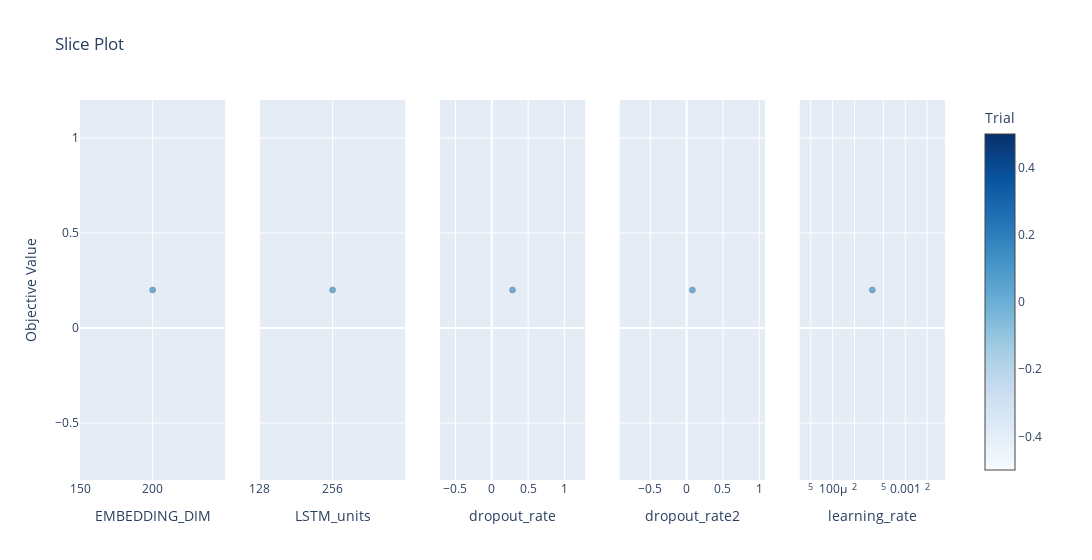

The notebook cell saved with this chart:
### Code cell
optuna.visualization.plot_slice(study,params=['dropout_rate','dropout_rate2','LSTM_units','EMBEDDING_DIM','learning_rate'])

### Figure 1 — Plotly figure (JSON) as saved in the notebook; plotly's stock layout.template omitted (floating-point values rounded to 4 significant figures)
{"data": [{"marker": {"color": [0], "colorbar": {"title": {"text": "Trial"}, "x": 1, "xpad": 40}, "colorscale": [[0, "rgb(247,251,255)"], [0.125, "rgb(222,235,247)"], [0.25, "rgb(198,219,239)"], [0.375, "rgb(158,202,225)"], [0.5, "rgb(107,174,214)"], [0.625, "rgb(66,146,198)"], [0.75, "rgb(33,113,181)"], [0.875, "rgb(8,81,156)"], [1, "rgb(8,48,107)"]], "line": {"color": "Grey", "width": 0.5}, "showscale": true}, "mode": "markers", "name": "Feasible Trial", "showlegend": false, "type": "scatter", "x": [200], "xaxis": "x", "y": [0.2], "yaxis": "y"}, {"marker": {"color": [0], "colorbar": {"title": {"text": "Trial"}, "x": 1, "xpad": 40}, "colorscale": [[0, "rgb(247,251,255)"], [0.125, "rgb(222,235,247)"], [0.25, "rgb(198,219,239)"], [0.375, "rgb(158,202,225)"], [0.5, "rgb(107,174,214)"], [0.625, "rgb(66,146,198)"], [0.75, "rgb(33,113,181)"], [0.875, "rgb(8,81,156)"], [1, "rgb(8,48,107)"]], "line": {"color": "Grey", "width": 0.5}, "showscale": false}, "mode": "markers", "name": "Feasible Trial", "showlegend": false, "type": "scatter", "x": [256], "xaxis": "x2", "y": [0.2], "yaxis": "y2"}, {"marker": {"color": [0], "colorbar": {"title": {"text": "Trial"}, "x": 1, "xpad": 40}, "colorscale": [[0, "rgb(247,251,255)"], [0.125, "rgb(222,235,247)"], [0.25, "rgb(198,219,239)"], [0.375, "rgb(158,202,225)"], [0.5, "rgb(107,174,214)"], [0.625, "rgb(66,146,198)"], [0.75, "rgb(33,113,181)"], [0.875, "rgb(8,81,156)"], [1, "rgb(8,48,107)"]], "line": {"color": "Grey", "width": 0.5}, "showscale": false}, "mode": "markers", "name": "Feasible Trial", "showlegend": false, "type": "scatter", "x": [0.285], "xaxis": "x3", "y": [0.2], "yaxis": "y3"}, {"marker": {"color": [0], "colorbar": {"title": {"text": "Trial"}, "x": 1, "xpad": 40}, "colorscale": [[0, "rgb(247,251,255)"], [0.125, "rgb(222,235,247)"], [0.25, "rgb(198,219,239)"], [0.375, "rgb(158,202,225)"], [0.5, "rgb(107,174,214)"], [0.625, "rgb(66,146,198)"], [0.75, "rgb(33,113,181)"], [0.875, "rgb(8,81,156)"], [1, "rgb(8,48,107)"]], "line": {"color": "Grey", "width": 0.5}, "showscale": false}, "mode": "markers", "name": "Feasible Trial", "showlegend": false, "type": "scatter", "x": [0.07986], "xaxis": "x4", "y": [0.2], "yaxis": "y4"}, {"marker": {"color": [0], "colorbar": {"title": {"text": "Trial"}, "x": 1, "xpad": 40}, "colorscale": [[0, "rgb(247,251,255)"], [0.125, "rgb(222,235,247)"], [0.25, "rgb(198,219,239)"], [0.375, "rgb(158,202,225)"], [0.5, "rgb(107,174,214)"], [0.625, "rgb(66,146,198)"], [0.75, "rgb(33,113,181)"], [0.875, "rgb(8,81,156)"], [1, "rgb(8,48,107)"]], "line": {"color": "Grey", "width": 0.5}, "showscale": false}, "mode": "markers", "name": "Feasible Trial", "showlegend": false, "type": "scatter", "x": [0.0003523], "xaxis": "x5", "y": [0.2], "yaxis": "y5"}], "layout": {"title": {"text": "Slice Plot"}, "width": 1500, "xaxis": {"anchor": "y", "categoryarray": [100, 150, 200], "categoryorder": "array", "domain": [0, 0.168], "title": {"text": "EMBEDDING_DIM"}, "type": "category"}, "xaxis2": {"anchor": "y2", "categoryarray": [64, 128, 256], "categoryorder": "array", "domain": [0.208, 0.376], "title": {"text": "LSTM_units"}, "type": "category"}, "xaxis3": {"anchor": "y3", "domain": [0.416, 0.584], "title": {"text": "dropout_rate"}}, "xaxis4": {"anchor": "y4", "domain": [0.624, 0.792], "title": {"text": "dropout_rate2"}}, "xaxis5": {"anchor": "y5", "domain": [0.832, 1], "title": {"text": "learning_rate"}, "type": "log"}, "yaxis": {"anchor": "x", "domain": [0, 1], "title": {"text": "Objective Value"}}, "yaxis2": {"anchor": "x2", "domain": [0, 1], "matches": "y", "showticklabels": false}, "yaxis3": {"anchor": "x3", "domain": [0, 1], "matches": "y", "showticklabels": false}, "yaxis4": {"anchor": "x4", "domain": [0, 1], "matches": "y", "showticklabels": false}, "yaxis5": {"anchor": "x5", "domain": [0, 1], "matches": "y", "showticklabels": false}}}
